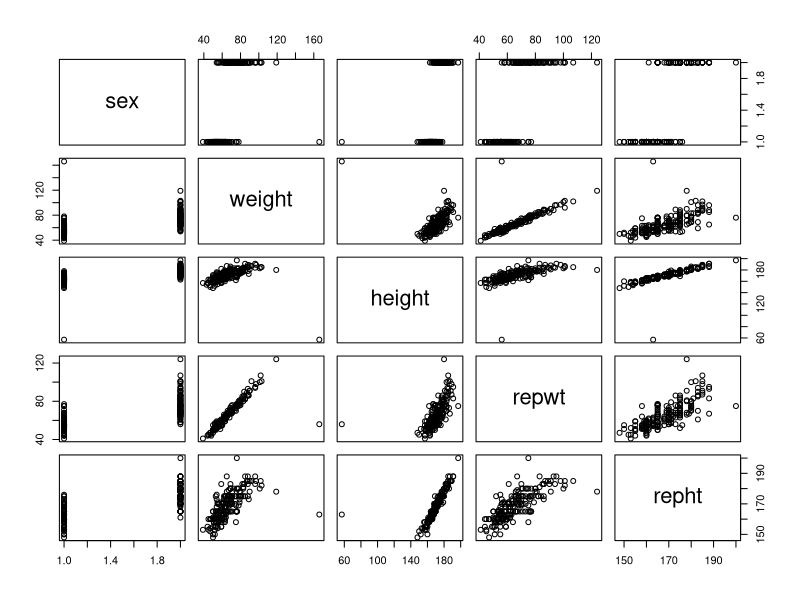
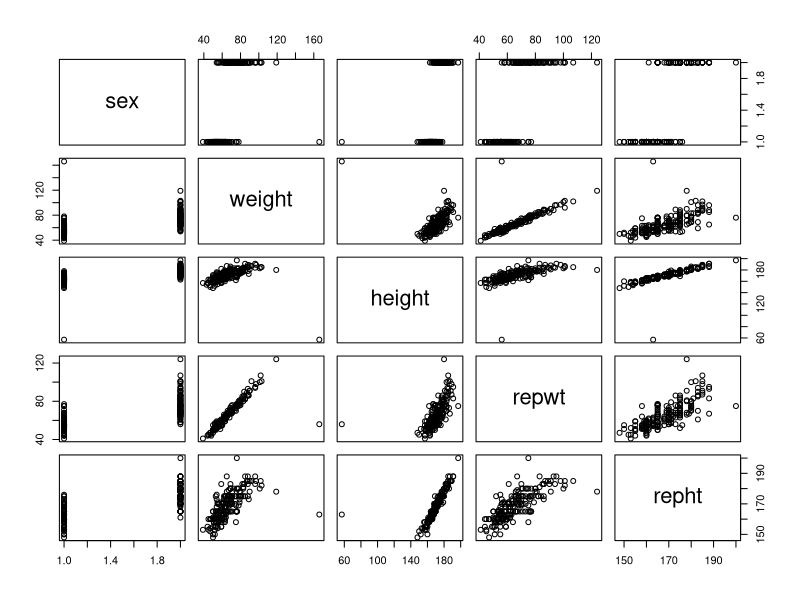
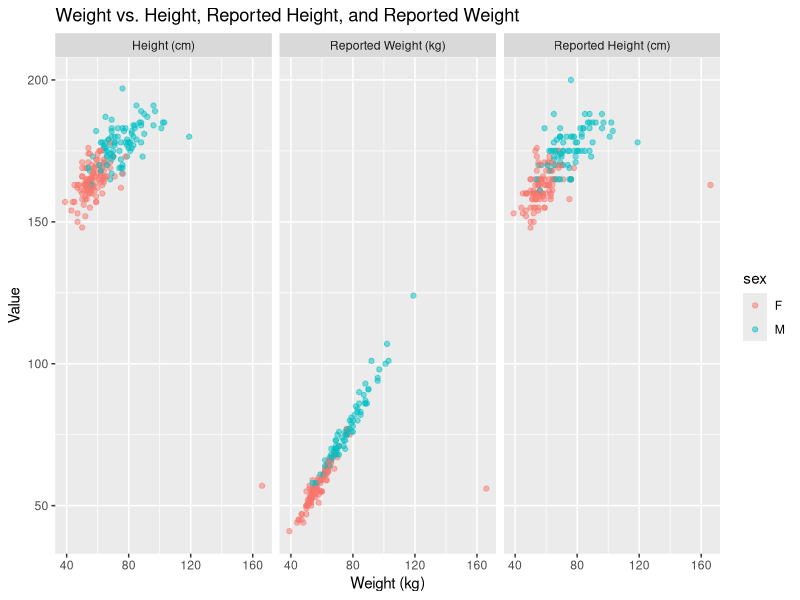
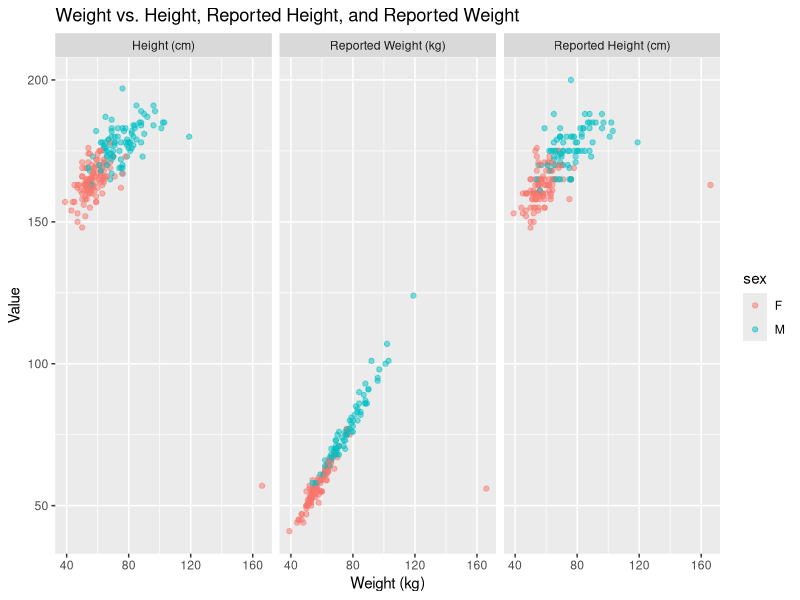

The R source for these figures, in order:
## ---- chunk 1
library(car)
library(ggplot2)
library(data.table)
data(Davis)
## ---- chunk 2
# Plot the variables in the "Davis" dataset, which looks at measured vs. reported weight and height
plot(Davis)
## ---- chunk 3
png("/Users/bertozzivill/Desktop/base_plot.png")
plot(Davis)
graphics.off()
## ---- chunk 4
Davis <- data.table(Davis)
Davis <- melt(Davis, id.vars = c("sex", "weight"))
Davis <- Davis[!is.na(value)]
Davis[, variable:= factor(variable, labels=c("Height (cm)", "Reported Weight (kg)", "Reported Height (cm)"))]
## ---- chunk 5
ggplot(Davis, aes(x=weight, y=value)) +
  geom_point(aes(color=sex), alpha=0.5) +
  facet_grid(~variable) +
  labs(title="Weight vs. Height, Reported Height, and Reported Weight",
       x="Weight (kg)",
       y="Value")
## ---- chunk 6
png("/Users/bertozzivill/Desktop/ggplot.png")
ggplot(Davis, aes(x=weight, y=value)) +
  geom_point(aes(color=sex), alpha=0.5) +
  facet_grid(~variable)+
  labs(title="Weight vs. Height, Reported Height, and Reported Weight",
       x="Weight (kg)",
       y="Value")
graphics.off()
